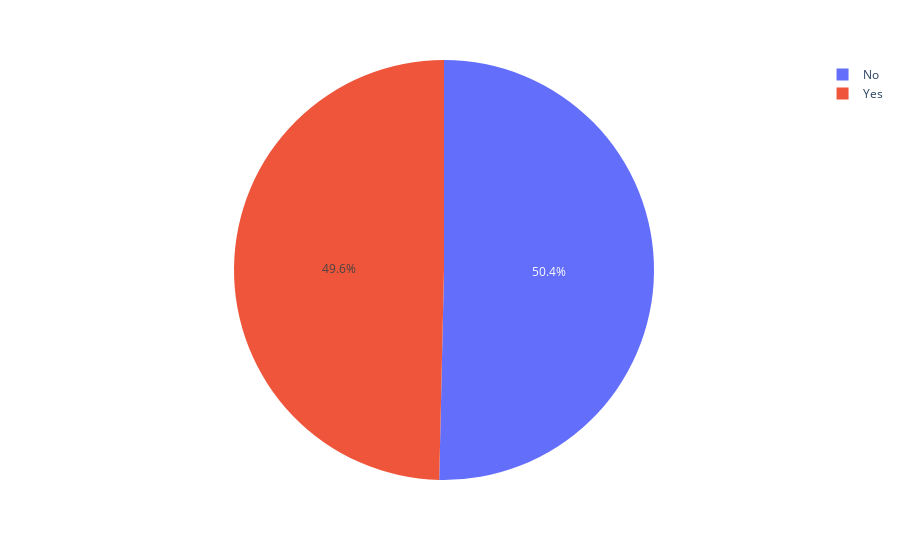

Notebook code cell kept with this figure:
### Code cell
self_employed_counts = df[' self_employed'].value_counts()
fig = px.pie(values=self_employed_counts, names=['No', 'Yes'])
fig.show()

### Figure 1 — Plotly figure (JSON) as saved in the notebook; plotly's stock layout.template omitted (floating-point values rounded to 4 significant figures)
{"data": [{"domain": {"x": [0, 1], "y": [0, 1]}, "hovertemplate": "label=%{label}<br>value=%{value}<extra></extra>", "labels": ["No", "Yes"], "legendgroup": "", "name": "", "showlegend": true, "type": "pie", "values": [2150, 2119]}], "layout": {"legend": {"tracegroupgap": 0}, "margin": {"t": 60}}}
